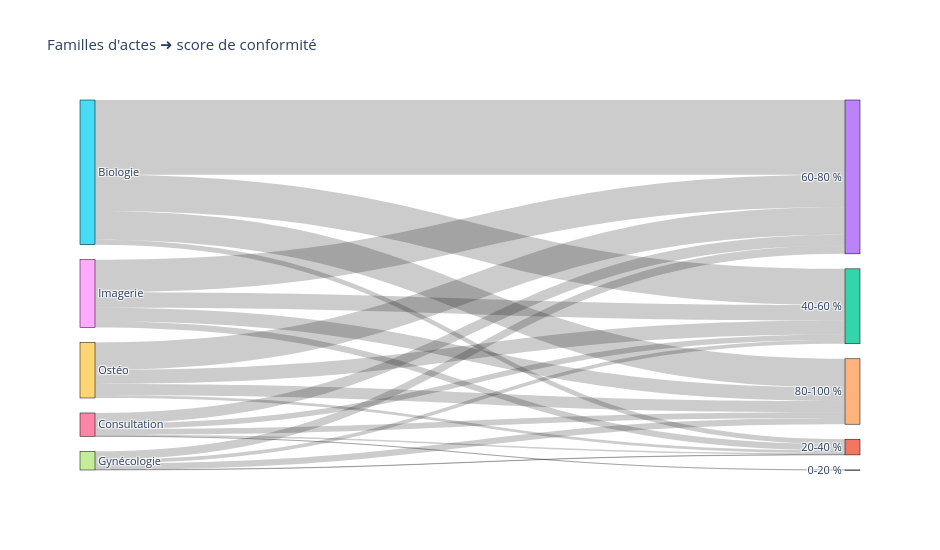

Notebook code for this chart:
### Code cell
# 1. Mapping actes → famille
family_map = {
    "Cons_Spe": "Consultation",
    "Mammographie": "Imagerie",
    "Echo_Mammaire": "Imagerie",
    "Irm_Mammaire": "Imagerie",
    "Fns": "Biologie",
    "Ca_15_3": "Biologie",
    "Bilan_Hepatique": "Biologie",
    "Bilan_Lipidique": "Biologie",
    "Echo_pelv": "Gynécologie",
    "Echo_endometre": "Gynécologie",
    "Osteodensitometrie": "Ostéo",
    "Dosage_pholphocalcique": "Ostéo"
}

# 2. Associer chaque acte à une famille
df_long["Famille"] = df_long["Acte"].map(family_map)

# 3. Score de conformité
df_long["score_pct"] = df_long.groupby("ID_PATIENT")["score_conformité"].transform(lambda x: 100 * x.mean())
df_long["score_band"] = pd.cut(
    df_long["score_pct"],
    bins=[0, 20, 40, 60, 80, 100],
    labels=["0-20 %", "20-40 %", "40-60 %", "60-80 %", "80-100 %"],
    right=False
)

# 4. Liens Famille ➜ Niveau de conformité
links_family = (
    df_long.query("score_conformité == 1")
           .groupby(["Famille", "score_band"])
           .size()
           .reset_index(name="value")
           .rename(columns={"Famille": "source", "score_band": "target"})
)

# 5. Affichage Sankey
sankey_from_df(links_family, "Familles d'actes ➜ score de conformité")

### Figure 1 — Plotly figure (JSON) as saved in the notebook; plotly's stock layout.template omitted (floating-point values rounded to 4 significant figures)
{"data": [{"arrangement": "snap", "link": {"source": [5, 5, 5, 5, 5, 6, 6, 6, 6, 6, 7, 7, 7, 7, 7, 8, 8, 8, 8, 8, 9, 9, 9, 9, 9], "target": [0, 1, 2, 3, 4, 0, 1, 2, 3, 4, 0, 1, 2, 3, 4, 0, 1, 2, 3, 4, 0, 1, 2, 3, 4], "value": [0, 60, 439, 903, 348, 1, 18, 66, 128, 69, 0, 4, 45, 102, 75, 0, 74, 187, 394, 164, 0, 34, 169, 333, 135]}, "node": {"label": ["0-20 %", "20-40 %", "40-60 %", "60-80 %", "80-100 %", "Biologie", "Consultation", "Gynécologie", "Imagerie", "Ostéo"], "line": {"color": "black", "width": 0.5}, "pad": 15, "thickness": 15}, "type": "sankey"}], "layout": {"font": {"size": 11}, "height": 550, "title": {"text": "Familles d'actes ➜ score de conformité"}, "width": 940}}
